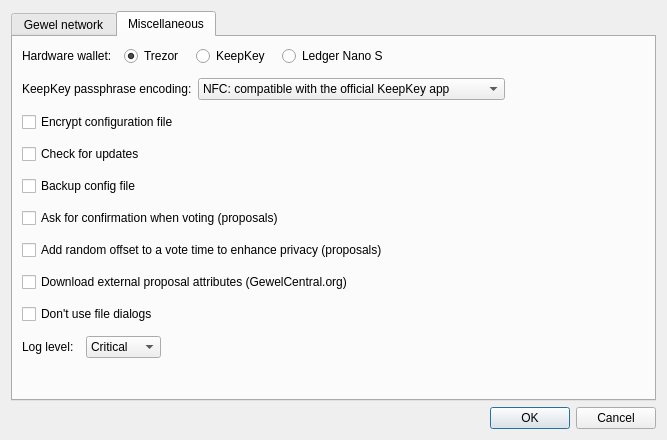
<?xml version="1.0" encoding="UTF-8"?>
<ui version="4.0">
 <class>ConfigDlg</class>
 <widget class="QDialog" name="ConfigDlg">
  <property name="windowModality">
   <enum>Qt::NonModal</enum>
  </property>
  <property name="geometry">
   <rect>
    <x>0</x>
    <y>0</y>
    <width>667</width>
    <height>440</height>
   </rect>
  </property>
  <property name="windowTitle">
   <string>Dialog</string>
  </property>
  <property name="modal">
   <bool>false</bool>
  </property>
  <layout class="QVBoxLayout" name="verticalLayout">
   <property name="spacing">
    <number>6</number>
   </property>
   <property name="sizeConstraint">
    <enum>QLayout::SetDefaultConstraint</enum>
   </property>
   <item>
    <widget class="QTabWidget" name="tabWidget">
     <property name="tabShape">
      <enum>QTabWidget::Rounded</enum>
     </property>
     <property name="currentIndex">
      <number>1</number>
     </property>
     <widget class="QWidget" name="tabGeweld">
      <attribute name="title">
       <string>Gewel network</string>
      </attribute>
      <layout class="QVBoxLayout" name="verticalLayout_3">
       <property name="spacing">
        <number>3</number>
       </property>
       <property name="leftMargin">
        <number>3</number>
       </property>
       <property name="topMargin">
        <number>3</number>
       </property>
       <property name="rightMargin">
        <number>3</number>
       </property>
       <property name="bottomMargin">
        <number>3</number>
       </property>
       <item>
        <layout class="QHBoxLayout" name="horizontalLayout_3">
         <item>
          <widget class="QLabel" name="label_2">
           <property name="text">
            <string>Gewel network:</string>
           </property>
          </widget>
         </item>
         <item>
          <widget class="QComboBox" name="cboGewelNetwork">
           <item>
            <property name="text">
             <string>MAINNET</string>
            </property>
           </item>
           <item>
            <property name="text">
             <string>TESTNET</string>
            </property>
           </item>
          </widget>
         </item>
         <item>
          <spacer name="horizontalSpacer_5">
           <property name="orientation">
            <enum>Qt::Horizontal</enum>
           </property>
           <property name="sizeHint" stdset="0">
            <size>
             <width>40</width>
             <height>20</height>
            </size>
           </property>
          </spacer>
         </item>
        </layout>
       </item>
       <item>
        <widget class="QFrame" name="frame_2">
         <property name="frameShape">
          <enum>QFrame::StyledPanel</enum>
         </property>
         <property name="frameShadow">
          <enum>QFrame::Raised</enum>
         </property>
         <layout class="QVBoxLayout" name="verticalLayout_6">
          <item>
           <widget class="QSplitter" name="splitter">
            <property name="orientation">
             <enum>Qt::Horizontal</enum>
            </property>
            <property name="opaqueResize">
             <bool>true</bool>
            </property>
            <property name="childrenCollapsible">
             <bool>true</bool>
            </property>
            <widget class="QWidget" name="layoutWidget">
             <layout class="QVBoxLayout" name="layoutConnList" stretch="0,0,0">
              <property name="spacing">
               <number>2</number>
              </property>
              <item>
               <widget class="QFrame" name="frame">
                <property name="frameShape">
                 <enum>QFrame::NoFrame</enum>
                </property>
                <property name="frameShadow">
                 <enum>QFrame::Raised</enum>
                </property>
                <layout class="QHBoxLayout" name="horizontalLayout">
                 <property name="spacing">
                  <number>1</number>
                 </property>
                 <property name="leftMargin">
                  <number>0</number>
                 </property>
                 <property name="topMargin">
                  <number>0</number>
                 </property>
                 <property name="rightMargin">
                  <number>0</number>
                 </property>
                 <property name="bottomMargin">
                  <number>2</number>
                 </property>
                 <item>
                  <widget class="QToolButton" name="btnNewConn">
                   <property name="minimumSize">
                    <size>
                     <width>26</width>
                     <height>26</height>
                    </size>
                   </property>
                   <property name="toolTip">
                    <string>Add New Connection</string>
                   </property>
                   <property name="text">
                    <string/>
                   </property>
                  </widget>
                 </item>
                 <item>
                  <widget class="QToolButton" name="btnDeleteConn">
                   <property name="minimumSize">
                    <size>
                     <width>26</width>
                     <height>26</height>
                    </size>
                   </property>
                   <property name="toolTip">
                    <string>Delete Current Connection</string>
                   </property>
                   <property name="text">
                    <string/>
                   </property>
                  </widget>
                 </item>
                 <item>
                  <widget class="QToolButton" name="btnMoveUpConn">
                   <property name="minimumSize">
                    <size>
                     <width>26</width>
                     <height>26</height>
                    </size>
                   </property>
                   <property name="toolTip">
                    <string>Move Up Current Connection</string>
                   </property>
                   <property name="text">
                    <string/>
                   </property>
                  </widget>
                 </item>
                 <item>
                  <widget class="QToolButton" name="btnMoveDownConn">
                   <property name="minimumSize">
                    <size>
                     <width>26</width>
                     <height>26</height>
                    </size>
                   </property>
                   <property name="toolTip">
                    <string>Move Down Current Connection</string>
                   </property>
                   <property name="text">
                    <string/>
                   </property>
                  </widget>
                 </item>
                 <item>
                  <widget class="QToolButton" name="btnRestoreDefault">
                   <property name="minimumSize">
                    <size>
                     <width>26</width>
                     <height>26</height>
                    </size>
                   </property>
                   <property name="toolTip">
                    <string>Restore Default Connections</string>
                   </property>
                   <property name="text">
                    <string/>
                   </property>
                  </widget>
                 </item>
                 <item>
                  <spacer name="horizontalSpacer">
                   <property name="orientation">
                    <enum>Qt::Horizontal</enum>
                   </property>
                   <property name="sizeHint" stdset="0">
                    <size>
                     <width>40</width>
                     <height>20</height>
                    </size>
                   </property>
                  </spacer>
                 </item>
                </layout>
               </widget>
              </item>
              <item>
               <widget class="QLabel" name="label">
                <property name="text">
                 <string>Connections:</string>
                </property>
               </widget>
              </item>
              <item>
               <widget class="QListWidget" name="lstConns">
                <property name="sizePolicy">
                 <sizepolicy hsizetype="Preferred" vsizetype="Expanding">
                  <horstretch>0</horstretch>
                  <verstretch>0</verstretch>
                 </sizepolicy>
                </property>
                <property name="baseSize">
                 <size>
                  <width>150</width>
                  <height>0</height>
                 </size>
                </property>
                <property name="frameShape">
                 <enum>QFrame::StyledPanel</enum>
                </property>
                <property name="selectionMode">
                 <enum>QAbstractItemView::ExtendedSelection</enum>
                </property>
               </widget>
              </item>
             </layout>
            </widget>
            <widget class="QFrame" name="detailsFrame">
             <property name="sizePolicy">
              <sizepolicy hsizetype="Expanding" vsizetype="Preferred">
               <horstretch>0</horstretch>
               <verstretch>0</verstretch>
              </sizepolicy>
             </property>
             <property name="frameShape">
              <enum>QFrame::StyledPanel</enum>
             </property>
             <property name="midLineWidth">
              <number>0</number>
             </property>
             <layout class="QVBoxLayout" name="verticalLayout_4">
              <property name="topMargin">
               <number>12</number>
              </property>
             </layout>
            </widget>
           </widget>
          </item>
          <item>
           <layout class="QVBoxLayout" name="verticalLayout_5">
            <property name="sizeConstraint">
             <enum>QLayout::SetDefaultConstraint</enum>
            </property>
            <item>
             <widget class="QCheckBox" name="chbRandomConn">
              <property name="toolTip">
               <string>Pick random connection to distribute clients' load over multiple nodes.</string>
              </property>
              <property name="text">
               <string>Pick random connection</string>
              </property>
             </widget>
            </item>
           </layout>
          </item>
         </layout>
        </widget>
       </item>
      </layout>
     </widget>
     <widget class="QWidget" name="tabMisc">
      <attribute name="title">
       <string>Miscellaneous</string>
      </attribute>
      <layout class="QVBoxLayout" name="verticalLayout_2">
       <property name="spacing">
        <number>12</number>
       </property>
       <item>
        <layout class="QHBoxLayout" name="layHardwareWallet">
         <item>
          <widget class="QLabel" name="label_3">
           <property name="text">
            <string>Hardware wallet:</string>
           </property>
           <property name="alignment">
            <set>Qt::AlignLeading|Qt::AlignLeft|Qt::AlignVCenter</set>
           </property>
           <property name="margin">
            <number>0</number>
           </property>
          </widget>
         </item>
         <item>
          <widget class="QRadioButton" name="chbHwTrezor">
           <property name="minimumSize">
            <size>
             <width>60</width>
             <height>0</height>
            </size>
           </property>
           <property name="maximumSize">
            <size>
             <width>16777215</width>
             <height>16777215</height>
            </size>
           </property>
           <property name="text">
            <string>Trezor</string>
           </property>
           <property name="checked">
            <bool>true</bool>
           </property>
          </widget>
         </item>
         <item>
          <widget class="QRadioButton" name="chbHwKeepKey">
           <property name="minimumSize">
            <size>
             <width>70</width>
             <height>0</height>
            </size>
           </property>
           <property name="maximumSize">
            <size>
             <width>16777215</width>
             <height>16777215</height>
            </size>
           </property>
           <property name="text">
            <string>KeepKey</string>
           </property>
          </widget>
         </item>
         <item>
          <widget class="QRadioButton" name="chbHwLedgerNanoS">
           <property name="text">
            <string>Ledger Nano S</string>
           </property>
          </widget>
         </item>
         <item>
          <spacer name="horizontalSpacer_2">
           <property name="orientation">
            <enum>Qt::Horizontal</enum>
           </property>
           <property name="sizeHint" stdset="0">
            <size>
             <width>40</width>
             <height>20</height>
            </size>
           </property>
          </spacer>
         </item>
        </layout>
       </item>
       <item>
        <widget class="QWidget" name="wdgKeepkeyPassEncoding" native="true">
         <layout class="QHBoxLayout" name="horizontalLayout_2">
          <property name="leftMargin">
           <number>0</number>
          </property>
          <property name="topMargin">
           <number>0</number>
          </property>
          <property name="rightMargin">
           <number>0</number>
          </property>
          <property name="bottomMargin">
           <number>0</number>
          </property>
          <item>
           <widget class="QLabel" name="lblKeepkeyPassEncoding">
            <property name="text">
             <string>KeepKey passphrase encoding:</string>
            </property>
            <property name="openExternalLinks">
             <bool>true</bool>
            </property>
           </widget>
          </item>
          <item>
           <widget class="QComboBox" name="cboKeepkeyPassEncoding">
            <property name="sizePolicy">
             <sizepolicy hsizetype="Preferred" vsizetype="Fixed">
              <horstretch>0</horstretch>
              <verstretch>0</verstretch>
             </sizepolicy>
            </property>
            <item>
             <property name="text">
              <string>NFC: compatible with the official KeepKey app</string>
             </property>
            </item>
            <item>
             <property name="text">
              <string>NFKD: compatible with BIP-39 standard and Trezor</string>
             </property>
            </item>
           </widget>
          </item>
          <item>
           <spacer name="horizontalSpacer_4">
            <property name="orientation">
             <enum>Qt::Horizontal</enum>
            </property>
            <property name="sizeHint" stdset="0">
             <size>
              <width>40</width>
              <height>20</height>
             </size>
            </property>
           </spacer>
          </item>
         </layout>
        </widget>
       </item>
       <item>
        <widget class="QCheckBox" name="chbEncryptConfigFile">
         <property name="toolTip">
          <string>&lt;html&gt;&lt;head/&gt;&lt;body&gt;&lt;p&gt;Encrypts configuration file with hardware wallet. &lt;/p&gt;&lt;p&gt;You will need your hardware wallet connected to open the file.&lt;/p&gt;&lt;/body&gt;&lt;/html&gt;</string>
         </property>
         <property name="text">
          <string>Encrypt configuration file</string>
         </property>
        </widget>
       </item>
       <item>
        <widget class="QCheckBox" name="chbCheckForUpdates">
         <property name="text">
          <string>Check for updates</string>
         </property>
        </widget>
       </item>
       <item>
        <widget class="QCheckBox" name="chbBackupConfigFile">
         <property name="toolTip">
          <string>If checked, old config file will be saved when changing configuration</string>
         </property>
         <property name="text">
          <string>Backup config file</string>
         </property>
        </widget>
       </item>
       <item>
        <widget class="QCheckBox" name="chbConfirmWhenVoting">
         <property name="text">
          <string>Ask for confirmation when voting (proposals)</string>
         </property>
        </widget>
       </item>
       <item>
        <widget class="QCheckBox" name="chbAddRandomOffsetToVotingTime">
         <property name="text">
          <string>Add random offset to a vote time to enhance privacy (proposals)</string>
         </property>
        </widget>
       </item>
       <item>
        <widget class="QCheckBox" name="chbDownloadProposalExternalData">
         <property name="text">
          <string>Download external proposal attributes (GewelCentral.org)</string>
         </property>
        </widget>
       </item>
       <item>
        <widget class="QCheckBox" name="chbDontUseFileDialogs">
         <property name="toolTip">
          <string/>
         </property>
         <property name="text">
          <string>Don't use file dialogs</string>
         </property>
        </widget>
       </item>
       <item>
        <layout class="QHBoxLayout" name="hlLogLevel">
         <item>
          <widget class="QLabel" name="lblLogLevel">
           <property name="text">
            <string>Log level:</string>
           </property>
          </widget>
         </item>
         <item>
          <widget class="QComboBox" name="cboLogLevel">
           <item>
            <property name="text">
             <string>Critical</string>
            </property>
           </item>
           <item>
            <property name="text">
             <string>Error</string>
            </property>
           </item>
           <item>
            <property name="text">
             <string>Warning</string>
            </property>
           </item>
           <item>
            <property name="text">
             <string>Info</string>
            </property>
           </item>
           <item>
            <property name="text">
             <string>Debug</string>
            </property>
           </item>
          </widget>
         </item>
         <item>
          <spacer name="horizontalSpacer_3">
           <property name="orientation">
            <enum>Qt::Horizontal</enum>
           </property>
           <property name="sizeHint" stdset="0">
            <size>
             <width>40</width>
             <height>20</height>
            </size>
           </property>
          </spacer>
         </item>
        </layout>
       </item>
       <item>
        <spacer name="verticalSpacer">
         <property name="orientation">
          <enum>Qt::Vertical</enum>
         </property>
         <property name="sizeHint" stdset="0">
          <size>
           <width>20</width>
           <height>40</height>
          </size>
         </property>
        </spacer>
       </item>
      </layout>
     </widget>
    </widget>
   </item>
   <item>
    <widget class="QDialogButtonBox" name="buttonBox">
     <property name="orientation">
      <enum>Qt::Horizontal</enum>
     </property>
     <property name="standardButtons">
      <set>QDialogButtonBox::Cancel|QDialogButtonBox::Ok</set>
     </property>
    </widget>
   </item>
  </layout>
 </widget>
 <resources/>
 <connections>
  <connection>
   <sender>buttonBox</sender>
   <signal>accepted()</signal>
   <receiver>ConfigDlg</receiver>
   <slot>accept()</slot>
   <hints>
    <hint type="sourcelabel">
     <x>248</x>
     <y>254</y>
    </hint>
    <hint type="destinationlabel">
     <x>157</x>
     <y>274</y>
    </hint>
   </hints>
  </connection>
  <connection>
   <sender>buttonBox</sender>
   <signal>rejected()</signal>
   <receiver>ConfigDlg</receiver>
   <slot>reject()</slot>
   <hints>
    <hint type="sourcelabel">
     <x>316</x>
     <y>260</y>
    </hint>
    <hint type="destinationlabel">
     <x>286</x>
     <y>274</y>
    </hint>
   </hints>
  </connection>
 </connections>
</ui>
